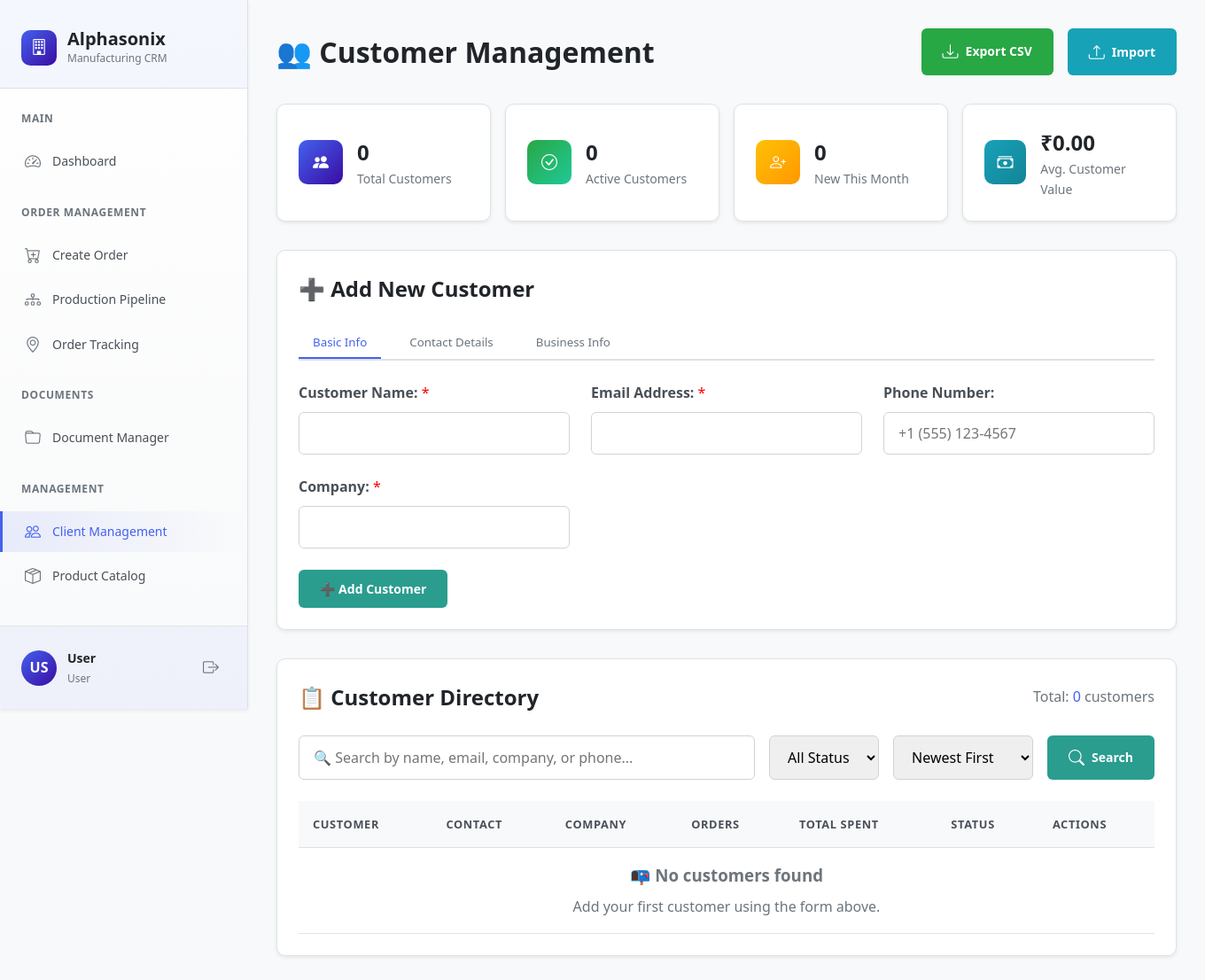
The app's page /customers.php, older data.
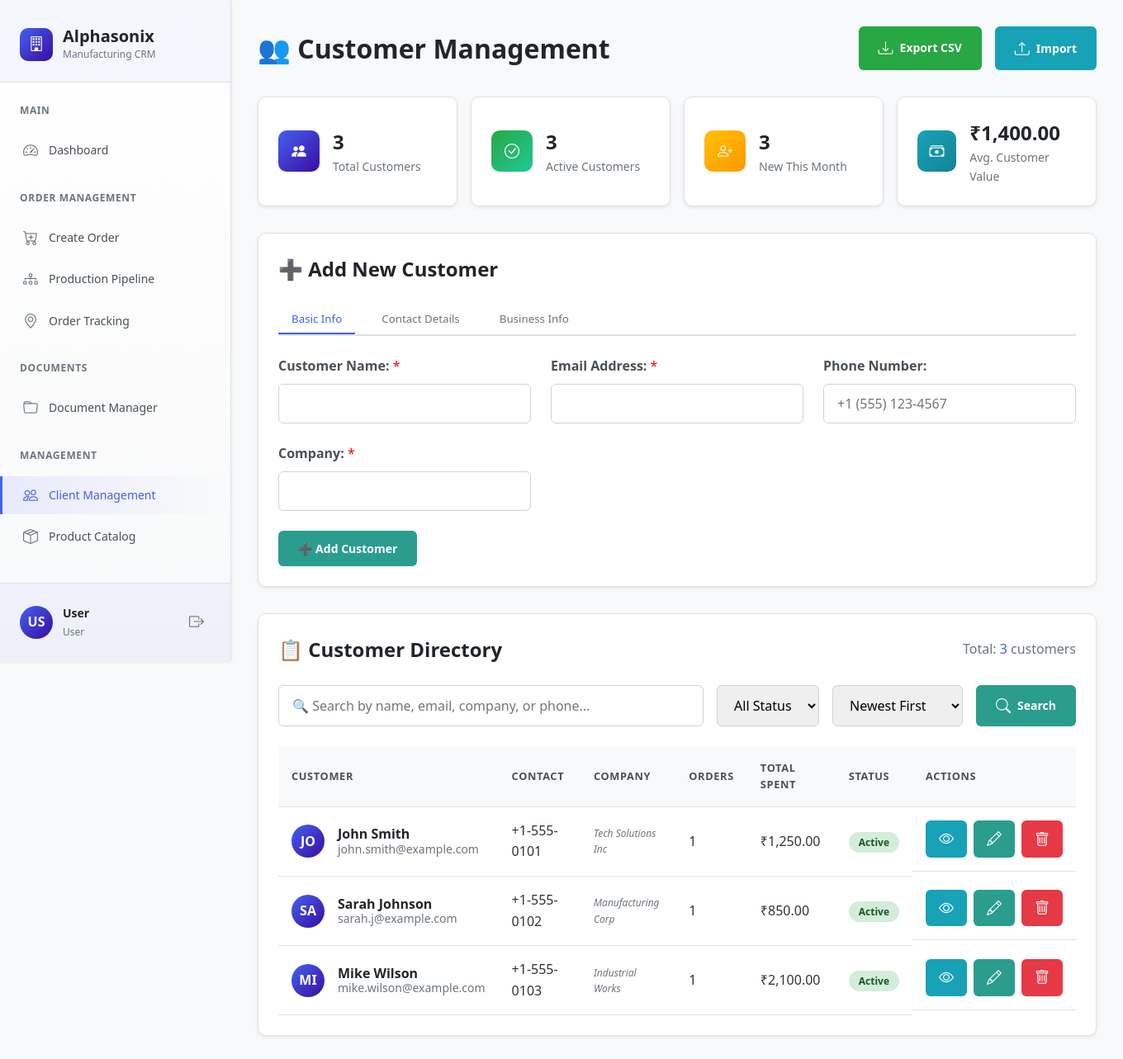
The same page, newer data.
### tables this page shows
CREATE TABLE IF NOT EXISTS customers (
    id INT AUTO_INCREMENT PRIMARY KEY,
    name VARCHAR(255) NOT NULL,
    email VARCHAR(255) UNIQUE NOT NULL,
    phone VARCHAR(50),
    company VARCHAR(255),
    address TEXT,
    city VARCHAR(100),
    state VARCHAR(100),
    zip VARCHAR(20),
    country VARCHAR(100),
    tax_id VARCHAR(100),
    notes TEXT,
    credit_limit DECIMAL(15,2) DEFAULT 0.00,
    status ENUM('active', 'inactive', 'pending') DEFAULT 'active',
    signup_date DATE NOT NULL,
    created_at TIMESTAMP DEFAULT CURRENT_TIMESTAMP,
    updated_at TIMESTAMP DEFAULT CURRENT_TIMESTAMP ON UPDATE CURRENT_TIMESTAMP
);

### customers.php (the view, shortened to what the changed rows need)
<?php
function getCustomersEnhanced($search = '', $status = '', $sort = 'newest', $page = 1, $perPage = 20) {
    $conn = getDbConnection();
    $conditions = [];
    $params = [];
    $whereClause = !empty($conditions) ? 'WHERE ' . implode(' AND ', $conditions) : '';
    $orderBy = 'ORDER BY ';
    switch ($sort) {
        default:
            $orderBy .= 'c.created_at DESC';
    }
    $countStmt = $conn->prepare("SELECT COUNT(*) as total FROM customers c $whereClause");
    $countStmt->execute($params);
    $totalResult = $countStmt->fetch(PDO::FETCH_ASSOC);
    $total = $totalResult['total'];
    $offset = ($page - 1) * $perPage;
    $sql = "
        SELECT c.*,
               COUNT(DISTINCT o.id) as total_orders,
               COALESCE(SUM(o.total_amount), 0) as total_spent,
               MAX(o.po_date) as last_order_date
        FROM customers c
        LEFT JOIN orders o ON c.id = o.customer_id
        $whereClause
        GROUP BY c.id
        $orderBy
        LIMIT ? OFFSET ?
    ";
    $stmt = $conn->prepare($sql);
    $boundParams = [];
    $boundParams[] = $perPage;
    $boundParams[] = $offset;
    $stmt->execute($boundParams);
    $customers = $stmt->fetchAll(PDO::FETCH_ASSOC);
    return [
        'customers' => $customers,
        'total' => $total
    ];
}
function getCustomerStatistics() {
    $conn = getDbConnection();
    try {
        $stmt = $conn->prepare("
            SELECT
                COUNT(*) as total_customers,
                COUNT(CASE WHEN status = 'active' THEN 1 END) as active_customers,
                COUNT(CASE WHEN status = 'inactive' THEN 1 END) as inactive_customers,
                COUNT(CASE WHEN created_at >= DATE_SUB(NOW(), INTERVAL 30 DAY) THEN 1 END) as new_customers,
                COALESCE(AVG(total_spent), 0) as avg_customer_value
            FROM (
                SELECT
                    c.id,
                    c.status,
                    c.created_at,
                    COALESCE(SUM(o.total_amount), 0) as total_spent
                FROM customers c
                LEFT JOIN orders o ON c.id = o.customer_id
                GROUP BY c.id
            ) as customer_stats
        ");
        $stmt->execute();
        $result = $stmt->fetch(PDO::FETCH_ASSOC);
        return [
            'total_customers' => $result['total_customers'] ?? 0,
            'active_customers' => $result['active_customers'] ?? 0,
            'inactive_customers' => $result['inactive_customers'] ?? 0,
            'new_customers' => $result['new_customers'] ?? 0,
            'avg_customer_value' => $result['avg_customer_value'] ?? 0
        ];
    } catch (Exception $e) {
        return [
            'total_customers' => 0,
            'active_customers' => 0,
            'inactive_customers' => 0,
            'new_customers' => 0,
            'avg_customer_value' => 0
        ];
    }
}
$search = isset($_GET['search']) ? sanitize_input($_GET['search']) : '';
$status = isset($_GET['status']) ? sanitize_input($_GET['status']) : '';
$sort = isset($_GET['sort']) ? sanitize_input($_GET['sort']) : 'newest';
$page = isset($_GET['page']) ? max(1, intval($_GET['page'])) : 1;
$perPage = 20;
$customersData = getCustomersEnhanced($search, $status, $sort, $page, $perPage);
$customers = $customersData['customers'];
$totalCustomers = $customersData['total'];
$customerStats = getCustomerStatistics();
$editCustomer = null;
$viewCustomer = null;
?>
<!DOCTYPE html>
<html lang="en">
<head>
    <link rel="stylesheet" href="https://cdn.jsdelivr.net/npm/bootstrap-icons@1.10.0/font/bootstrap-icons.css">
</head>
<body>
    <div class="app-container">
        <?php include 'sidebar.php'; ?>
        <div class="main-content">
            <div class="customer-management-header">
                <h1>👥 Customer Management</h1>
            </div>
            <div class="stats-row">
                <div class="stat-card">
                    <div class="stat-info">
                        <h3><?= number_format($customerStats['total_customers']) ?></h3>
                        <p>Total Customers</p>
                    </div>
                </div>
                <div class="stat-card">
                    <div class="stat-info">
                        <h3><?= number_format($customerStats['active_customers']) ?></h3>
                        <p>Active Customers</p>
                    </div>
                </div>
                <div class="stat-card">
                    <div class="stat-info">
                        <h3><?= number_format($customerStats['new_customers']) ?></h3>
                        <p>New This Month</p>
                    </div>
                </div>
                <div class="stat-card">
                    <div class="stat-info">
                        <h3>₹<?= number_format($customerStats['avg_customer_value'], 2) ?></h3>
                        <p>Avg. Customer Value</p>
                    </div>
                </div>
            </div>
            <div class="form-section card <?= $editCustomer ? 'edit-form' : '' ?>" <?= $viewCustomer ? 'style="display:none;"' : '' ?>>
                <h2><?= $editCustomer ? '✏️ Edit Customer' : '➕ Add New Customer' ?></h2>
            </div>
            <div class="table-section card">
                <div class="table-header">
                    <h2>📋 Customer Directory</h2>
                    <div class="total-count">
                        Total: <strong><?= $totalCustomers ?></strong> customers
                    </div>
                </div>
                <table class="customers-table" id="customersTable">
                    <thead>
                        <tr>
                            <th>Customer</th>
                            <th>Contact</th>
                            <th>Company</th>
                            <th>Orders</th>
                            <th>Total Spent</th>
                            <th>Status</th>
                            <th>Actions</th>
                        </tr>
                    </thead>
                    <tbody>
                        <?php if (empty($customers)): ?>
                            <tr>
                                <td colspan="7" class="empty-state">
                                    <h3>📭 No customers found</h3>
                                    <p>Add your first customer using the form above.</p>
                                </td>
                            </tr>
                        <?php else: ?>
                            <?php
                            $newCustomerId = isset($_GET['new']) ? sanitize_input($_GET['new']) : null;
                            foreach ($customers as $customer):
                            ?>
                                <tr class="customer-row <?= ($newCustomerId === $customer['id']) ? 'new-entry' : '' ?>">
                                    <td>
                                        <div class="customer-info">
                                            <div class="customer-avatar">
                                                <?= strtoupper(substr($customer['name'], 0, 2)) ?>
                                            </div>
                                            <div class="customer-details">
                                                <div class="customer-name"><?= htmlspecialchars($customer['name']) ?></div>
                                                <div class="customer-email"><?= htmlspecialchars($customer['email']) ?></div>
                                            </div>
                                        </div>
                                    </td>
                                    <td>
                                        <?= htmlspecialchars($customer['phone'] ?: '-') ?>
                                    </td>
                                    <td>
                                        <div class="customer-company">
                                            <?= htmlspecialchars($customer['company'] ?: '-') ?>
                                        </div>
                                    </td>
                                    <td>
                                        <strong><?= number_format($customer['total_orders']) ?></strong>
                                    </td>
                                    <td>
                                        <strong>₹<?= number_format($customer['total_spent'], 2) ?></strong>
                                    </td>
                                    <td>
                                        <span class="status-badge status-<?= $customer['status'] ?? 'active' ?>">
                                            <?= ucfirst($customer['status'] ?? 'active') ?>
                                        </span>
                                    </td>
                                    <td class="actions-cell">
                                        <a href="customers.php?view=<?= urlencode($customer['id']) ?>"
                                           class="btn btn-info btn-small"
                                           title="View Details">
                                            <i class="bi bi-eye"></i>
                                        </a>
                                        <a href="customers.php?edit=<?= urlencode($customer['id']) ?>"
                                           class="btn btn-primary btn-small"
                                           title="Edit Customer">
                                            <i class="bi bi-pencil"></i>
                                        </a>
                                        <button type="button"
                                            onclick="confirmDelete('<?= htmlspecialchars($customer['id']) ?>', '<?= htmlspecialchars($customer['name']) ?>')"
                                            class="btn btn-danger btn-small"
                                            title="Delete Customer">
                                            <i class="bi bi-trash"></i>
                                        </button>
                                    </td>
                                </tr>
                            <?php endforeach; ?>
                        <?php endif; ?>
                    </tbody>
                </table>
            </div>
        </div>
    </div>
</body>
</html>

Row changes from the older to the newer data that the page shows:
added customers: name "JO", name "John Smith", email "john.smith@example.com", phone "+1-555-0101", company "Tech Solutions Inc", total_orders "1", total_spent "1,250.00", status "Active"
added customers: name "SA", name "Sarah Johnson", email "sarah.j@example.com", phone "+1-555-0102", company "Manufacturing Corp", total_orders "1", total_spent "850.00", status "Active"
added customers: name "MI", name "Mike Wilson", email "mike.wilson@example.com", phone "+1-555-0103", company "Industrial Works", total_orders "1", total_spent "2,100.00", status "Active"
Text that changed along with them:
$customerStats['total_customers']: "0" → "3"
$customerStats['active_customers']: "0" → "3"
$customerStats['new_customers']: "0" → "3"
$customerStats['avg_customer_value']: "0.00" → "1,400.00"
$totalCustomers: "0" → "3"
text no longer shown: "📭 No customers found Add your first customer using the form above."
